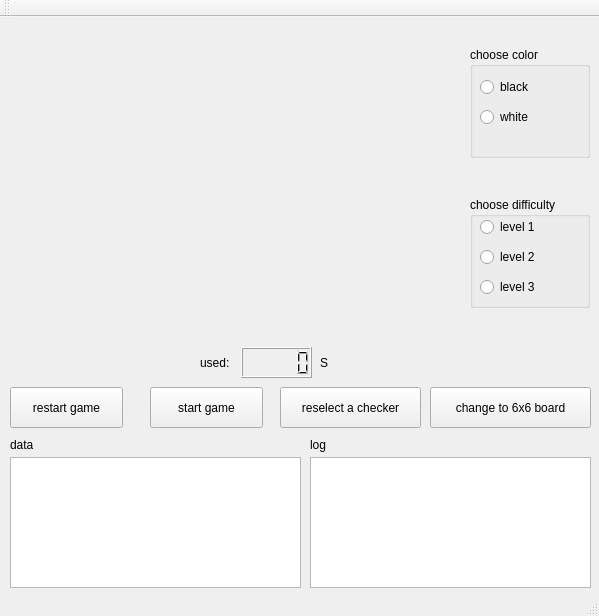
<?xml version="1.0" encoding="UTF-8"?>
<ui version="4.0">
 <class>LOA</class>
 <widget class="QMainWindow" name="LOA">
  <property name="geometry">
   <rect>
    <x>0</x>
    <y>0</y>
    <width>599</width>
    <height>616</height>
   </rect>
  </property>
  <property name="windowTitle">
   <string>LOA</string>
  </property>
  <widget class="QWidget" name="centralWidget">
   <widget class="QWidget" name="layoutWidget">
    <property name="geometry">
     <rect>
      <x>12</x>
      <y>12</y>
      <width>441</width>
      <height>311</height>
     </rect>
    </property>
    <layout class="QGridLayout" name="gridLayout"/>
   </widget>
   <widget class="QTextEdit" name="data">
    <property name="geometry">
     <rect>
      <x>10</x>
      <y>440</y>
      <width>291</width>
      <height>131</height>
     </rect>
    </property>
   </widget>
   <widget class="QGroupBox" name="color">
    <property name="geometry">
     <rect>
      <x>470</x>
      <y>30</y>
      <width>120</width>
      <height>111</height>
     </rect>
    </property>
    <property name="title">
     <string>choose color</string>
    </property>
    <widget class="QRadioButton" name="black">
     <property name="geometry">
      <rect>
       <x>10</x>
       <y>30</y>
       <width>100</width>
       <height>20</height>
      </rect>
     </property>
     <property name="text">
      <string>black</string>
     </property>
    </widget>
    <widget class="QRadioButton" name="white">
     <property name="geometry">
      <rect>
       <x>10</x>
       <y>60</y>
       <width>100</width>
       <height>20</height>
      </rect>
     </property>
     <property name="text">
      <string>white</string>
     </property>
    </widget>
   </widget>
   <widget class="QGroupBox" name="diff">
    <property name="geometry">
     <rect>
      <x>470</x>
      <y>180</y>
      <width>120</width>
      <height>111</height>
     </rect>
    </property>
    <property name="title">
     <string>choose difficulty</string>
    </property>
    <widget class="QRadioButton" name="level1">
     <property name="geometry">
      <rect>
       <x>10</x>
       <y>20</y>
       <width>100</width>
       <height>20</height>
      </rect>
     </property>
     <property name="text">
      <string>level 1</string>
     </property>
    </widget>
    <widget class="QRadioButton" name="level2">
     <property name="geometry">
      <rect>
       <x>10</x>
       <y>50</y>
       <width>100</width>
       <height>20</height>
      </rect>
     </property>
     <property name="text">
      <string>level 2</string>
     </property>
    </widget>
    <widget class="QRadioButton" name="level3">
     <property name="geometry">
      <rect>
       <x>10</x>
       <y>80</y>
       <width>100</width>
       <height>20</height>
      </rect>
     </property>
     <property name="text">
      <string>level 3</string>
     </property>
    </widget>
   </widget>
   <widget class="QPushButton" name="start">
    <property name="geometry">
     <rect>
      <x>150</x>
      <y>370</y>
      <width>113</width>
      <height>41</height>
     </rect>
    </property>
    <property name="text">
     <string>start game</string>
    </property>
   </widget>
   <widget class="QPushButton" name="restart">
    <property name="geometry">
     <rect>
      <x>10</x>
      <y>370</y>
      <width>113</width>
      <height>41</height>
     </rect>
    </property>
    <property name="text">
     <string>restart game</string>
    </property>
   </widget>
   <widget class="QLabel" name="label">
    <property name="geometry">
     <rect>
      <x>10</x>
      <y>420</y>
      <width>59</width>
      <height>16</height>
     </rect>
    </property>
    <property name="text">
     <string>data</string>
    </property>
   </widget>
   <widget class="QPushButton" name="reselect">
    <property name="geometry">
     <rect>
      <x>280</x>
      <y>370</y>
      <width>141</width>
      <height>41</height>
     </rect>
    </property>
    <property name="text">
     <string>reselect a checker</string>
    </property>
   </widget>
   <widget class="QLCDNumber" name="lcdNumber">
    <property name="geometry">
     <rect>
      <x>241</x>
      <y>330</y>
      <width>71</width>
      <height>31</height>
     </rect>
    </property>
   </widget>
   <widget class="QLabel" name="label_3">
    <property name="geometry">
     <rect>
      <x>320</x>
      <y>330</y>
      <width>31</width>
      <height>31</height>
     </rect>
    </property>
    <property name="text">
     <string>S</string>
    </property>
   </widget>
   <widget class="QLabel" name="label_2">
    <property name="geometry">
     <rect>
      <x>200</x>
      <y>330</y>
      <width>51</width>
      <height>31</height>
     </rect>
    </property>
    <property name="text">
     <string>used:</string>
    </property>
   </widget>
   <widget class="QTextEdit" name="log">
    <property name="geometry">
     <rect>
      <x>310</x>
      <y>440</y>
      <width>281</width>
      <height>131</height>
     </rect>
    </property>
   </widget>
   <widget class="QLabel" name="label_4">
    <property name="geometry">
     <rect>
      <x>310</x>
      <y>420</y>
      <width>59</width>
      <height>16</height>
     </rect>
    </property>
    <property name="text">
     <string>log</string>
    </property>
   </widget>
   <widget class="QPushButton" name="change_size">
    <property name="geometry">
     <rect>
      <x>430</x>
      <y>370</y>
      <width>161</width>
      <height>41</height>
     </rect>
    </property>
    <property name="text">
     <string>change to 6x6 board</string>
    </property>
   </widget>
  </widget>
  <widget class="QToolBar" name="mainToolBar">
   <attribute name="toolBarArea">
    <enum>TopToolBarArea</enum>
   </attribute>
   <attribute name="toolBarBreak">
    <bool>false</bool>
   </attribute>
  </widget>
  <widget class="QStatusBar" name="statusBar"/>
 </widget>
 <layoutdefault spacing="6" margin="11"/>
 <resources/>
 <connections/>
</ui>
